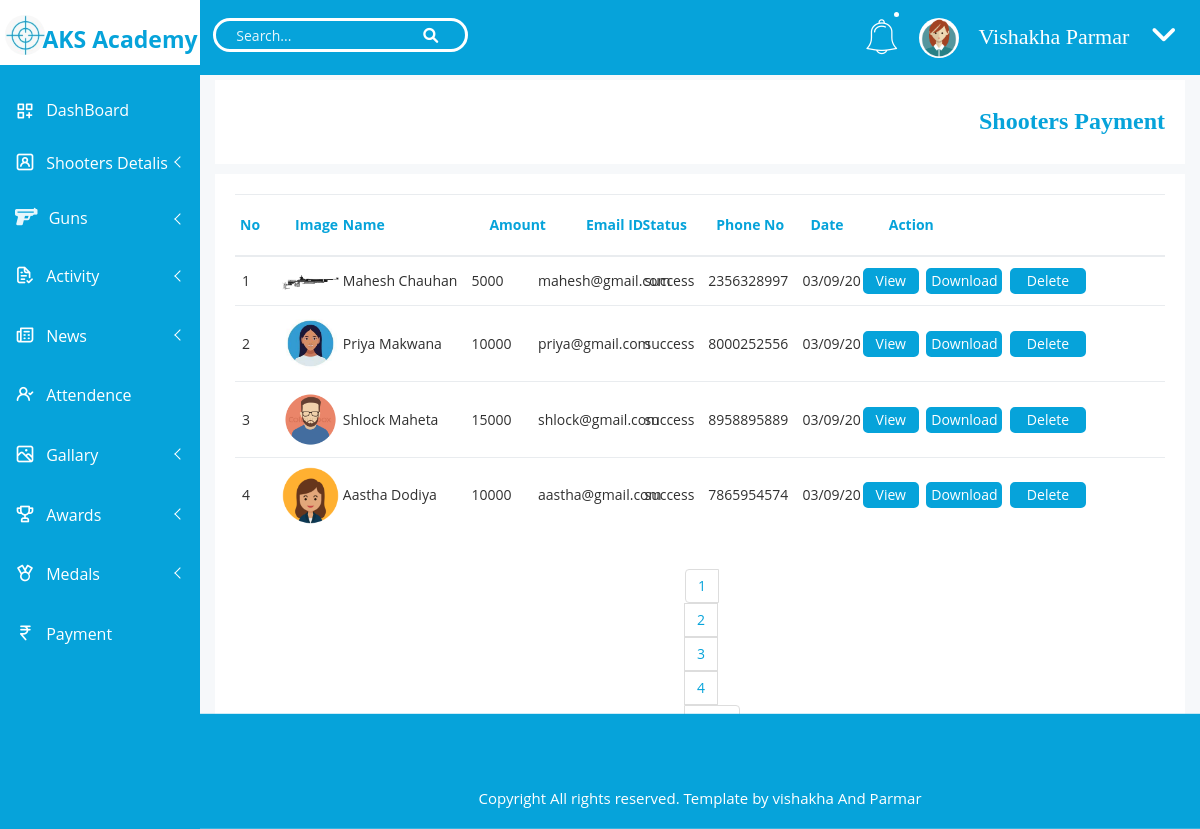
Screenshot of /admin/payment_history.php (signed in) with the database file from the repository.
### tables this page shows
CREATE TABLE `tbl_registration` (
  `id` int(10) NOT NULL,
  `username` varchar(50) NOT NULL,
  `gender` varchar(50) NOT NULL,
  `dob` date NOT NULL,
  `photo` varchar(200) NOT NULL,
  `address` varchar(50) NOT NULL,
  `phone_no` varchar(12) NOT NULL,
  `email` varchar(30) NOT NULL,
  `description` varchar(90) NOT NULL,
  `post_date` varchar(20) NOT NULL,
  `height` int(10) NOT NULL,
  `weight` int(10) NOT NULL,
  `age` int(10) NOT NULL,
  `gun_selection` varchar(50) NOT NULL,
  `hand_selection` varchar(50) NOT NULL,
  `fees` varchar(30) NOT NULL,
  `password` varchar(20) NOT NULL,
  `status` int(10) NOT NULL,
  `role` varchar(30) NOT NULL
);

CREATE TABLE `tbl_paymant` (
  `id` int(15) NOT NULL,
  `user_gmail` varchar(100) NOT NULL,
  `fees` int(100) NOT NULL,
  `buy_date` date NOT NULL DEFAULT current_timestamp(),
  `status` varchar(100) NOT NULL
);

### admin/payment_history.php (the view, shortened to what this page needs)
<?php
    $con=mysqli_connect("localhost","root","","rsams_db")or die("Database Server Error");
    $results_per_page =4;
    $query = "SELECT * FROM `tbl_registration` where role='user';";
    $result = mysqli_query($con, $query);
    $number_of_result = mysqli_num_rows($result);
    $number_of_page = ceil ($number_of_result / $results_per_page);
    if (!isset ($_GET['page']) ) {
        $page = 1;
    } else {
        $page = $_GET['page'];
    }
    $page_first_result = ($page-1) * $results_per_page;
    $query = "SELECT * FROM tbl_registration where role='user' LIMIT " . $page_first_result . ',' . $results_per_page;
    $run = mysqli_query($con, $query);
?>
<!doctype html>
<html class="no-js" lang="en">
<head>
    <link rel="stylesheet" href="css/bootstrap.min.css">
    <link rel="stylesheet" href="css/font-awesome.min.css">
    <link rel="stylesheet" href="css/owl.carousel.css">
    <link rel="stylesheet" href="css/owl.theme.css">
    <link rel="stylesheet" href="css/owl.transitions.css">
    <link rel="stylesheet" href="css/animate.css">
    <link rel="stylesheet" href="css/normalize.css">
    <link rel="stylesheet" href="css/meanmenu.min.css">
    <link rel="stylesheet" href="css/main.css">
    <link rel="stylesheet" href="css/educate-custon-icon.css">
    <link rel="stylesheet" href="css/morrisjs/morris.css">
    <link rel="stylesheet" href="css/scrollbar/jquery.mCustomScrollbar.min.css">
    <link rel="stylesheet" href="css/metisMenu/metisMenu.min.css">
    <link rel="stylesheet" href="css/metisMenu/metisMenu-vertical.css">
    <link rel="stylesheet" href="css/calendar/fullcalendar.min.css">
    <link rel="stylesheet" href="css/calendar/fullcalendar.print.min.css">
    <link rel="stylesheet" href="style.css">
    <link rel="stylesheet" href="css/responsive.css">
        <link rel="stylesheet" href="https://unicons.iconscout.com/release/v4.0.8/css/line.css">
</head>
<body>
    <?php
        include("code_part/sidebar.php");
    ?>
    <div class="all-content-wrapper">
        <div class="container-fluid">
            <div class="row">
                <div class="col-lg-12 col-md-12 col-sm-12 col-xs-12">
                    <div class="logo-pro">
                        <a href="dashboard.php"><img class="main-logo" src="img/logo/logo.png" alt="" /></a>
                    </div>
                </div>
            </div>
        </div>
            <?php
                include("code_part/header.php");
            ?>
            <div class="breadcome-area">
                <div class="container-fluid">
                    <div class="row">
                        <div class="col-lg-12 col-md-12 col-sm-12 col-xs-12">
                            <div class="breadcome-list single-page-breadcome">
                                <div class="row">
                                     <div class="col-lg-6 col-md-6 col-sm-6 col-xs-12">
                                    </div>
                                    <div class="col-lg-6 col-md-6 col-sm-6 col-xs-12">
                                        <ul class="breadcome-menu">
                                            <h3 style="position:relative; color:#06A3DA; font-family:centuary;">Shooters Payment</h3>
                                        </ul>
                                    </div>
                                </div>
                            </div>
                        </div>
                    </div>
                </div>
            </div>
        </div>
        <div class="product-status mg-b-15" style="position:relative; top:-20px;height: 500px;">
            <div class="container-fluid">
                <div class="row">
                    <div class="col-lg-12 col-md-12 col-sm-12 col-xs-12">
                        <div class="product-status-wrap" >
                            <div class="asset-inner">
                              <center>
                                <table >
                                    <tr class="attribute">
                                        <th style="color:#06A3DA;">No</th>
                                        <th style="color:#06A3DA; position:relative; left:25px;">Image</th>
                                        <th style="color:#06A3DA; position:relative; left:2px;">Name</th>
                                        <th style="color:#06A3DA; position:relative; left:20px;">Amount</th>
                                        <th style="color:#06A3DA; position:relative; left:50px;">Email ID</th>
                                        <th style="color:#06A3DA; position:relative; right:40px;">Status</th>
                                        <th style="color:#06A3DA; position:relative; right:30px;">Phone No</th>
                                        <th style="color:#06A3DA; position:relative; right:30px;">Date</th>
                                        <th style="color:#06A3DA; position:relative;right:40px;">Action</th>
                                    </tr>
<?php
    $sql2="SELECT * FROM `tbl_paymant`";
    $qry2=mysqli_query($con,$sql2);
    while ($row=mysqli_fetch_assoc($run) and $row2=mysqli_fetch_assoc($qry2))
    {
        $id=$row['id'];
        $uurl="delete-payment_history.php?id=".$id;
                                  echo'<tr>
                                        <td>'.$row['id'].'</td>
                                        <td class="vish"><img src="../Registration/'.$row['photo'].'" alt="" /></td>
                                        <td>'.$row['username'].'</td>
                                        <td class="vp">'.$row['fees'].'</td>
                                        <td class="vp">'.$row['email'].'</td>
                                        <td class="vp" style="position:relative; left:-40px;">'.$row2['status'].'</td>
                                        <td class="vp" style="position:relative; left:-40px;">'.$row['phone_no'].'</td>
                                        <td class="vp" style="position:relative; left:-40px;">'.$row['post_date'].'</td>
                                        <td class="vp">
                                        <a href="payment_view/payment_recipt.php?gmail='.$row['email'].'"><button style="position:relative;background: #06a3da;color:#fff;border-radius:7px;padding:5px;right:70px;border:2px solid #fff;width:60px;">View</button>
                                        </a>
                                        <a href="payment_view/payment_recipt.php?gmail='.$row['email'].'" download><button style="position:relative;background: #06a3da;color:#fff;border-radius:7px;padding:5px;right:70px;border:2px solid #fff;width:80px;" >Download</button>
                                        </a>
                                        <a onclick="delete_rec('."'$uurl'".')" >
                                        <button style="position:relative;background: #06a3da;color:#fff;border-radius:7px;padding:5px;right:70px;border:2px solid #fff;width:80px;" >Delete</button>
                                        </a>
                                        </td>
                                    </tr>';
    }
?>
                                </table>
                                </center>
                            </div>
                            <center>
                            <div class="custom-pagination" style="position:relative; top:10px; margin-right:880px;">
                                <ul class="pagination">
<?php
    for($page = 1; $page<= $number_of_page; $page++) {
        echo '
                                   <li class="page-item"><a class="page-link" href="payment_history.php?page=' . $page . '">' . $page . '</a></li>
        ';
    }
    if ($_GET['page']<$number_of_page) {
$less=$_GET['page']+1;
            echo '
<li class="page-item"><a class="page-link" href="payment_history.php?page='.$less.'">Next</a></li>
        ';
}
    ?>
                                </ul>
                            </div>
                            </center>
                            <br>
                        </div>
                    </div>
                </div>
            </div>
        </div>
        <div class="footer-copyright-area">
            <div class="container-fluid">
                <div class="row">
                    <div class="col-lg-12">
                        <div class="footer-copy-right">
                            <p>Copyright All rights reserved. Template by vishakha And Parmar</p>
                        </div>
                    </div>
                </div>
            </div>
        </div>
    </div>
</body>
</html>

### admin/code_part/header.php (shortened to what this page needs)
<?php
    $idSS=$_SESSION['id'];
    $sql_sql="SELECT * FROM `tbl_registration` where id=$idSS";
    $qry_qry=mysqli_query($con,$sql_sql);
    $fech_row=mysqli_fetch_assoc($qry_qry);
?>
<div class="header-advance-area">
            <div class="header-top-area">
                <div class="container-fluid">
                    <div class="row">
                        <div class="col-lg-12 col-md-12 col-sm-12 col-xs-12">
                            <div class="header-top-wraper">
                                <div class="row">
                                    <div class="col-lg-6 col-md-7 col-sm-6 col-xs-12">
                                         <div class="col-lg-6 col-md-6 col-sm-6 col-xs-12" style="position:relative; top: 10px; left:-100px;">
                                            <div class="breadcome-heading">
                                                <form role="search" class="sr-input-func">
                                                    <input  type="text" placeholder="Search..." class="search-int form-control input">
                                                    <a href="#"><i class="fa fa-search" style="color:#fff; font-size: 15px; left: 40px; position:relative;"></i></a>
                                                </form>
                                            </div>
                                        </div>
                                    </div>
                                    <div class="col-lg-5 col-md-5 col-sm-12 col-xs-12">
                                        <div class="header-right-info">
                                            <ul class="nav navbar-nav mai-top-nav header-right-menu">
                                                <li class="nav-item"><a href="#" data-toggle="dropdown" role="button" aria-expanded="false" class="nav-link dropdown-toggle" style="position:relative; left:-40px;"><i class="educate-icon educate-bell" aria-hidden="true" style="position:relative; top: 2px; color:#fff; font-size: 35px;"></i><span class="indicator-nt"></span></a>
                                                </li>
                                                <li class="nav-item">
                                                    <a href="#" data-toggle="dropdown" role="button" aria-expanded="false" class="nav-link dropdown-toggle" >
                                                            <img src="../Registration/<?php echo $fech_row['photo'];?>" alt="" / style="position:relative; right:40px; height:40px; width:40px">
                                                            <span class="admin-name" style="position:relative; top:1px; right: 28px; font-size:22px; font-family:centuary;"><?php echo $fech_row['username']; ?></span>
                                                            <i class="fa fa-angle-down edu-icon edu-down-arrow" style="position:relative; top:2px; color:#fff; font-size:30px; right:10px;"></i>
                                                        </a>
                                                </li>
                                            </ul>
                                        </div>
                                    </div>
                                </div>
                            </div>
                        </div>
                    </div>
                </div>
            </div>

### rows the page displays
tbl_registration: photo (picture), username "Vishakha Parmar"
tbl_paymant: tbl_registration.photo (picture), status "success"
tbl_registration: id "1", username "Mahesh Chauhan", fees "5000", email "mahesh@gmail.com", phone_no "2356328997", post_date "03/09/2024"
tbl_paymant: tbl_registration.photo (picture), status "success"
tbl_registration: id "2", username "Priya Makwana", fees "10000", email "priya@gmail.com", phone_no "8000252556", post_date "03/09/2024"
tbl_paymant: tbl_registration.photo (picture), status "success"
tbl_registration: id "3", username "Shlock Maheta", fees "15000", email "shlock@gmail.com", phone_no "8958895889", post_date "03/09/2024"
tbl_paymant: tbl_registration.photo (picture), status "success"
tbl_registration: id "4", username "Aastha Dodiya", fees "10000", email "aastha@gmail.com", phone_no "7865954574", post_date "03/09/2024"
